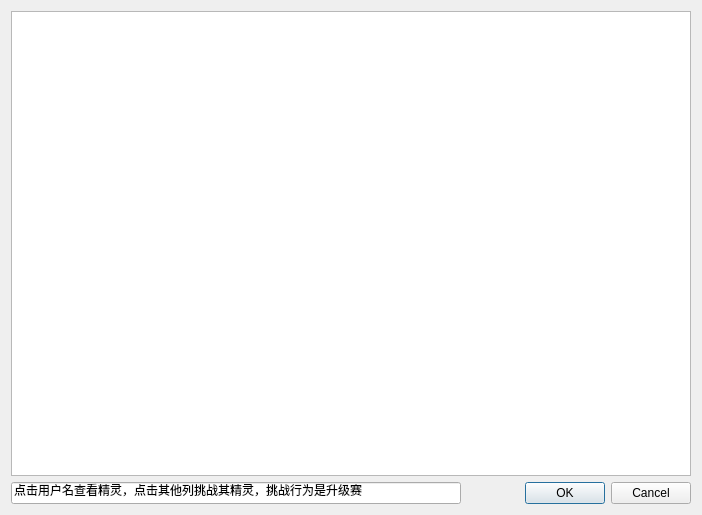
<?xml version="1.0" encoding="UTF-8"?>
<ui version="4.0">
 <class>ChallengeDialog</class>
 <widget class="QDialog" name="ChallengeDialog">
  <property name="geometry">
   <rect>
    <x>0</x>
    <y>0</y>
    <width>702</width>
    <height>515</height>
   </rect>
  </property>
  <property name="minimumSize">
   <size>
    <width>702</width>
    <height>515</height>
   </size>
  </property>
  <property name="maximumSize">
   <size>
    <width>702</width>
    <height>515</height>
   </size>
  </property>
  <property name="windowTitle">
   <string>Dialog</string>
  </property>
  <layout class="QGridLayout" name="gridLayout">
   <item row="1" column="1">
    <widget class="QDialogButtonBox" name="buttonBox">
     <property name="orientation">
      <enum>Qt::Horizontal</enum>
     </property>
     <property name="standardButtons">
      <set>QDialogButtonBox::Cancel|QDialogButtonBox::Ok</set>
     </property>
    </widget>
   </item>
   <item row="1" column="0">
    <widget class="QLineEdit" name="lineEdit">
     <property name="minimumSize">
      <size>
       <width>450</width>
       <height>0</height>
      </size>
     </property>
     <property name="text">
      <string>点击用户名查看精灵，点击其他列挑战其精灵，挑战行为是升级赛</string>
     </property>
     <property name="readOnly">
      <bool>true</bool>
     </property>
    </widget>
   </item>
   <item row="0" column="0" colspan="2">
    <widget class="QTableView" name="tableView">
     <property name="minimumSize">
      <size>
       <width>0</width>
       <height>0</height>
      </size>
     </property>
     <property name="maximumSize">
      <size>
       <width>12312</width>
       <height>23426</height>
      </size>
     </property>
    </widget>
   </item>
  </layout>
 </widget>
 <resources/>
 <connections>
  <connection>
   <sender>buttonBox</sender>
   <signal>accepted()</signal>
   <receiver>ChallengeDialog</receiver>
   <slot>accept()</slot>
   <hints>
    <hint type="sourcelabel">
     <x>248</x>
     <y>254</y>
    </hint>
    <hint type="destinationlabel">
     <x>157</x>
     <y>274</y>
    </hint>
   </hints>
  </connection>
  <connection>
   <sender>buttonBox</sender>
   <signal>rejected()</signal>
   <receiver>ChallengeDialog</receiver>
   <slot>reject()</slot>
   <hints>
    <hint type="sourcelabel">
     <x>316</x>
     <y>260</y>
    </hint>
    <hint type="destinationlabel">
     <x>286</x>
     <y>274</y>
    </hint>
   </hints>
  </connection>
 </connections>
</ui>
